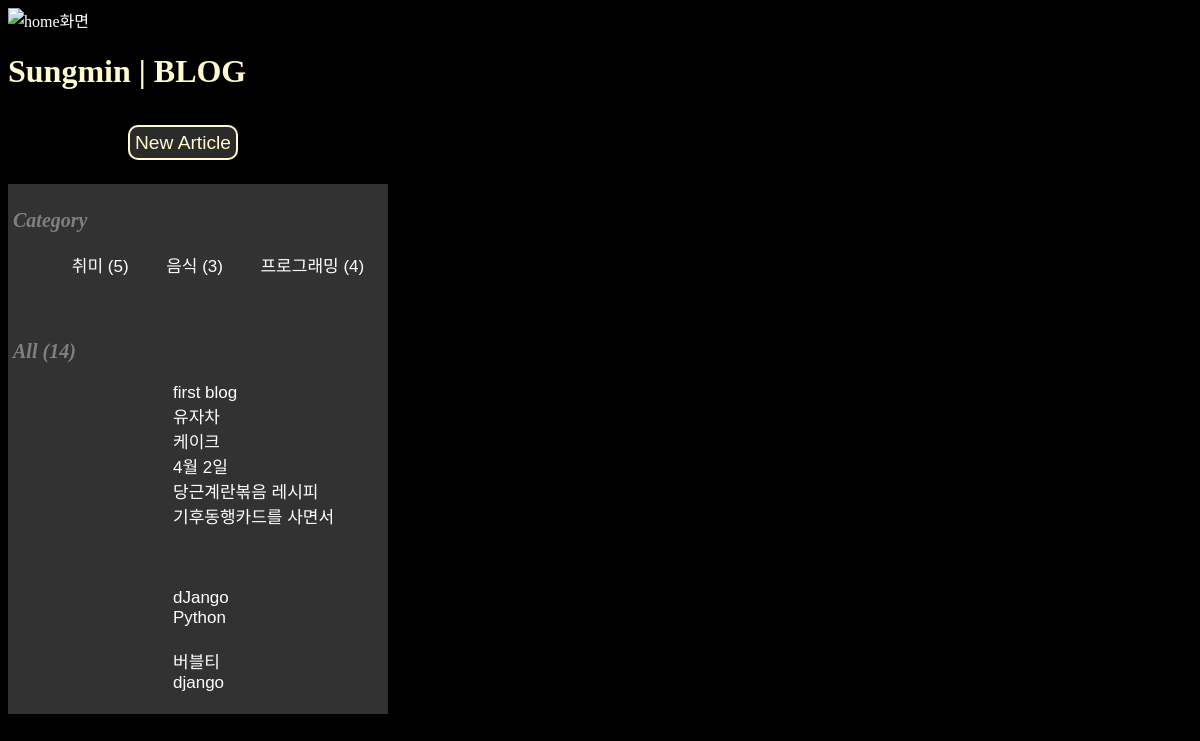
Page /list on the committed database.
### blogApp/models.py (models this page shows, shortened)
class Article(models.Model):
    title = models.CharField(max_length=200)
    content= models.TextField()
    category = models.CharField(max_length=30) #카테고리명
    created_at = models.DateTimeField(auto_now_add=True)  #만든 시간

### blogApp/views.py (the view)
# urls.py: path('list',views.list, name='list'),
def list(request):
    three_categories = ['취미','음식','프로그래밍']
    category_counts = {}
    for category in three_categories:  #category_counts라는 딕셔너리 생성 -> 여기에 각 카테고리별 개수를 담는다.
        category_counts[category] = Article.objects.filter(category=category).count()
    total_articles = Article.objects.count()
    articles = Article.objects.all()  # 모든 글 불러오기
    return render(request, 'list.html', {'three_categories': three_categories, 'category_counts': category_counts, 'total_articles': total_articles, 'articles': articles})

### blogApp/templates/list.html (shortened to what this page needs)
{% load static %}
<!DOCTYPE html>
<html lang="en">
    <head>
        <link rel="stylesheet" type="text/css" href="{% static 'list2.css' %}" />
    </head>
    <body>
        <img id="main_img" src="{% static 'img/season.gif' %}" alt="home화면" />
        <h1> Sungmin | BLOG </h1>
        <a id = 'new' href="{% url 'new' %}">New Article</a>
        <div class='container'>
        <h3>  Category<h3>
            <ul class='box'>
                {% for category, count in category_counts.items %}
                <a href="{% url 'category' category  %}">{{category }} ({{ count }})</br></a>
                {% endfor %}
            </ul>
        <h3>  All ({{total_articles}})</h3>
            <ul>
                {% for article in articles %}
                <a href="{% url 'detail' article.id %}">{{article.title}}</br>  </a>
                {% endfor %}
            </ul>
     </div>
    </body>
</html>

### blogApp/static/list2.css (style rules this page uses)
body { background-color: rgb(0, 0, 0); color: rgb(255, 255, 255); font-family: 'Apple SD Gothic Neo'; }
.container { padding: 5px; width: 370px; height: auto; top: 50px; position: relative; background-color: rgba(255, 255, 255, 0.198); }
#main_img { display: flex; justify-content: center; width: 370px; }
h1 { color: lemonchiffon; }
h3 { font-style: italic; color: gray; font-size: 20px; left: 10px; }
a { color: rgb(255, 255, 255); text-decoration: none; font-family: sans-serif; position: relative; left: 120px; font-size: 17px; font-style: normal; font-weight: normal; }
.box { display: flex; justify-content: space-around; position: relative; max-width: 360px; left: -120px; }
#new { margin-top: 20%; font-style: bolder; font-size: larger; font-family: Verdana, Geneva, Tahoma, sans-serif; color: lemonchiffon; padding: 5px; background-color: #ffffff2b; border: 2px solid lemonchiffon; position: relative; top: 20px; border-radius: 10px; }

### rows in the picture
Article: category "프로그래밍", id "4", title "4월 2일"
Article: title "first blog"
Article: title "유자차"
Article: title "케이크"
Article: title "당근계란볶음 레시피"
Article: title "기후동행카드를 사면서"
Article: title "dJango"
Article: title "Python"
Article: title "버블티"
Article: title "django"

### other values in the picture
{{ category }} "취미" "음식"
{{ count }} "5" "3"
{{ total_articles }} "14"
